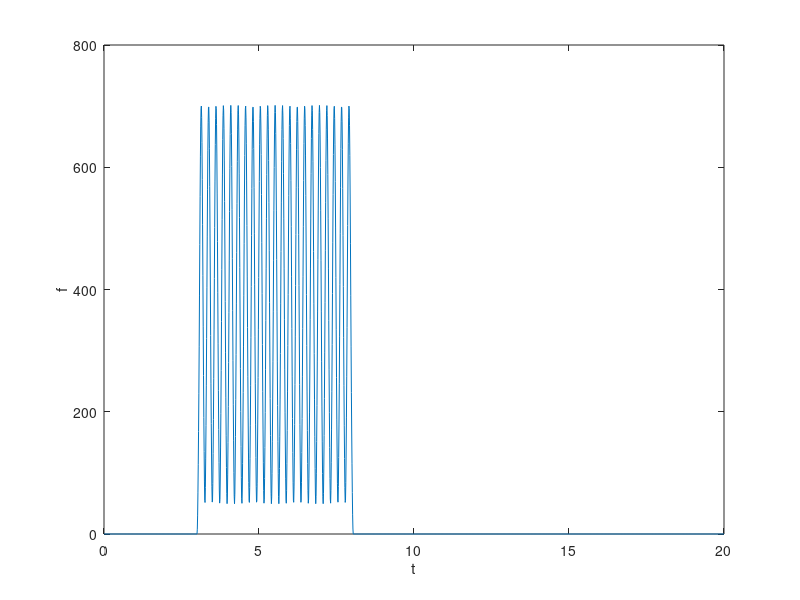

Reproduce this figure in MATLAB. (Note: this script raises an error after producing the figure.)
close all
clear all

% param
% freq = @(x) 6 - abs(x);
% freq = @(x) min(5 - 0.1*log(abs(x)), 7);
freq = 6;

m_pont = 1;
m_train = 0.1;
zeta = 0.03;

T = 20;
t1 = 3;

nb_wagons = 20;

%% excitation
Cf = 400;

Lbogies = 18.70;
lbogies = 4;
essieux = Lbogies * (0:nb_wagons);
essieux = [essieux, essieux + lbogies];

v = 78.47;
L = 17.5;
deformee = @(x) (x>=0 && x<=L) .* (1-cos(2*pi*x/L))/2;
F = @(x) 0;
for k = 1:length(essieux)
    F = @(x) F(x) + deformee(x-essieux(k));
end
F = @(t) Cf * F(v*(t - t1));

% F = @(t) Cf * sin(0.42*2*pi*t);
% F = @(t) Cf * sin(4.2*2*pi*t);
% eps = 0.05;
% F = @(t) 1/eps * (mod(4.2*t+eps/2, 1) <= eps);
% F = @(~) 0;

%% eq diff


M = @(t) m_pont + m_train*(F(t)>0);
K = @(x) m_pont * (2*pi*freq).^2 *(1 + 50000*x.^2);
C = zeta * 2 * sqrt(K(0)/m_pont);

x0 = 0;
v0 = 0;

if true
    t = 0:0.01:T;
    f = nan(size(t));
    for k = 1:length(f)
        f(k) = F(t(k));
    end
    figure;
    plt0 = plot(t, f);
    xlabel('t');
    ylabel('f');
    WaveletMenu('WaveletPlot', plt0);
end


D = @(t, X) [X(2); -1/M(t) * (K(X(1))*X(1) + C*X(2) - F(t))];

[t0, X] = ode45(D, [0, T], [x0; v0]);
t = 0:0.01:T;
X = interp1(t0, X, t);
X = transpose(X);

V = nan(size(X));
for k = 1:size(X, 2)
    V(:, k) = D(t(k), X(:, k));
end

x = X(1, :);
v = X(2, :);
a = V(2, :);


figure;
plt = plot(t, x);
xlabel('t');
ylabel('x');

%% ondelette
Q = 10;
fmin = 2;
fmax = 15;

WaveletMenu('WaveletPlot', plt, 'Q', Q, 'Fmin', fmin, 'Fmax', fmax);
